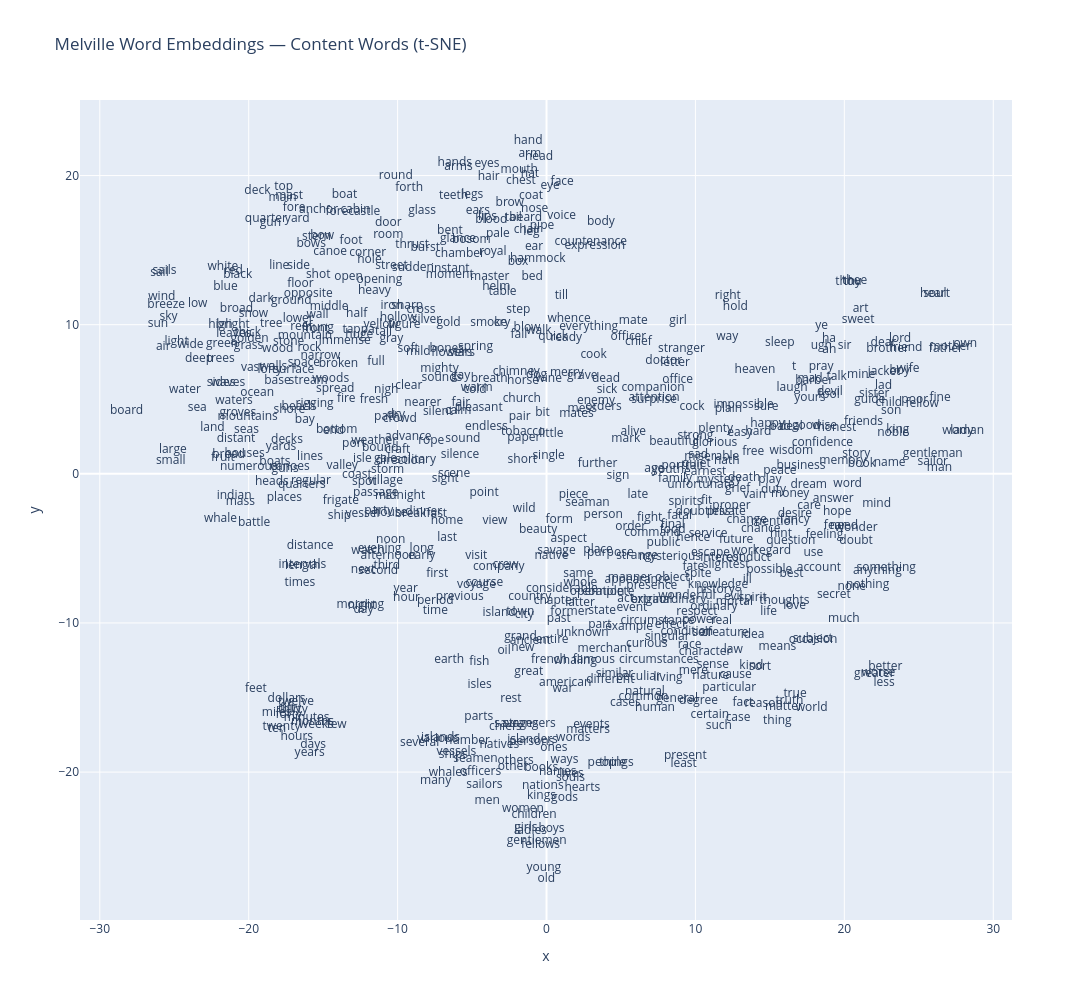

The notebook cell saved with this chart:
### Code cell
px.scatter(melville_coords, 'x', 'y', text='label', height=1000, width=1200,
           title='Melville Word Embeddings — Content Words (t-SNE)').update_traces(mode='text')

### Figure 1 — Plotly figure (JSON) as saved in the notebook; plotly's stock layout.template omitted (floating-point values rounded to 4 significant figures; data arrays with more than 128 entries replaced by an {"elided": "..."} marker saying what was removed)
{"data": [{"hovertemplate": "x=%{x}<br>y=%{y}<br>label=%{text}<extra></extra>", "legendgroup": "", "marker": {"color": "#636efa", "symbol": "circle"}, "mode": "text", "name": "", "orientation": "v", "showlegend": false, "text": {"elided": "637 str values"}, "type": "scatter", "x": {"elided": "637 float values"}, "xaxis": "x", "y": {"elided": "637 float values"}, "yaxis": "y"}], "layout": {"height": 1000, "legend": {"tracegroupgap": 0}, "title": {"text": "Melville Word Embeddings — Content Words (t-SNE)"}, "width": 1200, "xaxis": {"anchor": "y", "domain": [0, 1], "title": {"text": "x"}}, "yaxis": {"anchor": "x", "domain": [0, 1], "title": {"text": "y"}}}}
